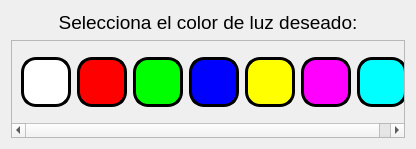
<?xml version="1.0" encoding="UTF-8"?>
<ui version="4.0">
 <class>Dialog</class>
 <widget class="QDialog" name="Dialog">
  <property name="windowModality">
   <enum>Qt::NonModal</enum>
  </property>
  <property name="geometry">
   <rect>
    <x>0</x>
    <y>0</y>
    <width>416</width>
    <height>149</height>
   </rect>
  </property>
  <property name="mouseTracking">
   <bool>false</bool>
  </property>
  <property name="acceptDrops">
   <bool>false</bool>
  </property>
  <property name="windowTitle">
   <string/>
  </property>
  <property name="windowOpacity">
   <double>1.000000000000000</double>
  </property>
  <property name="autoFillBackground">
   <bool>false</bool>
  </property>
  <property name="windowFilePath">
   <string/>
  </property>
  <property name="inputMethodHints">
   <set>Qt::ImhNone</set>
  </property>
  <property name="sizeGripEnabled">
   <bool>false</bool>
  </property>
  <property name="modal">
   <bool>true</bool>
  </property>
  <layout class="QVBoxLayout" name="verticalLayout">
   <item>
    <widget class="QLabel" name="label">
     <property name="font">
      <font>
       <pointsize>14</pointsize>
      </font>
     </property>
     <property name="layoutDirection">
      <enum>Qt::LeftToRight</enum>
     </property>
     <property name="text">
      <string>Selecciona el color de luz deseado:</string>
     </property>
     <property name="alignment">
      <set>Qt::AlignCenter</set>
     </property>
    </widget>
   </item>
   <item>
    <widget class="QScrollArea" name="scrollArea">
     <property name="frameShape">
      <enum>QFrame::StyledPanel</enum>
     </property>
     <property name="frameShadow">
      <enum>QFrame::Raised</enum>
     </property>
     <property name="widgetResizable">
      <bool>true</bool>
     </property>
     <widget class="QWidget" name="scrollAreaWidgetContents">
      <property name="geometry">
       <rect>
        <x>0</x>
        <y>0</y>
        <width>406</width>
        <height>83</height>
       </rect>
      </property>
      <layout class="QHBoxLayout" name="horizontalLayout_2">
       <item>
        <layout class="QHBoxLayout" name="horizontalLayout">
         <item>
          <widget class="QPushButton" name="btn_0">
           <property name="minimumSize">
            <size>
             <width>50</width>
             <height>50</height>
            </size>
           </property>
           <property name="styleSheet">
            <string notr="true">border :3px solid black;
border-radius: 15px;
background-color: rgb(255,255,255);</string>
           </property>
           <property name="text">
            <string/>
           </property>
          </widget>
         </item>
         <item>
          <widget class="QPushButton" name="btn_1">
           <property name="minimumSize">
            <size>
             <width>50</width>
             <height>50</height>
            </size>
           </property>
           <property name="styleSheet">
            <string notr="true">border :3px solid black;
border-radius: 15px;
background-color: rgb(255, 0, 0);</string>
           </property>
           <property name="text">
            <string/>
           </property>
          </widget>
         </item>
         <item>
          <widget class="QPushButton" name="btn_2">
           <property name="minimumSize">
            <size>
             <width>50</width>
             <height>50</height>
            </size>
           </property>
           <property name="styleSheet">
            <string notr="true">border :3px solid black;
border-radius: 15px;
background-color: rgb(0,255, 0);</string>
           </property>
           <property name="text">
            <string/>
           </property>
          </widget>
         </item>
         <item>
          <widget class="QPushButton" name="btn_3">
           <property name="minimumSize">
            <size>
             <width>50</width>
             <height>50</height>
            </size>
           </property>
           <property name="styleSheet">
            <string notr="true">border :3px solid black;
border-radius: 15px;
background-color: rgb(0,0,255);</string>
           </property>
           <property name="text">
            <string/>
           </property>
          </widget>
         </item>
         <item>
          <widget class="QPushButton" name="btn_4">
           <property name="minimumSize">
            <size>
             <width>50</width>
             <height>50</height>
            </size>
           </property>
           <property name="styleSheet">
            <string notr="true">border :3px solid black;
border-radius: 15px;
background-color: rgb(255,255, 0);</string>
           </property>
           <property name="text">
            <string/>
           </property>
          </widget>
         </item>
         <item>
          <widget class="QPushButton" name="btn_5">
           <property name="minimumSize">
            <size>
             <width>50</width>
             <height>50</height>
            </size>
           </property>
           <property name="styleSheet">
            <string notr="true">border :3px solid black;
border-radius: 15px;
background-color: rgb(255, 0, 255);</string>
           </property>
           <property name="text">
            <string/>
           </property>
          </widget>
         </item>
         <item>
          <widget class="QPushButton" name="btn_6">
           <property name="minimumSize">
            <size>
             <width>50</width>
             <height>50</height>
            </size>
           </property>
           <property name="styleSheet">
            <string notr="true">border :3px solid black;
border-radius: 15px;
background-color: rgb(0,255,255);</string>
           </property>
           <property name="text">
            <string/>
           </property>
          </widget>
         </item>
        </layout>
       </item>
      </layout>
     </widget>
    </widget>
   </item>
  </layout>
 </widget>
 <resources/>
 <connections/>
</ui>
